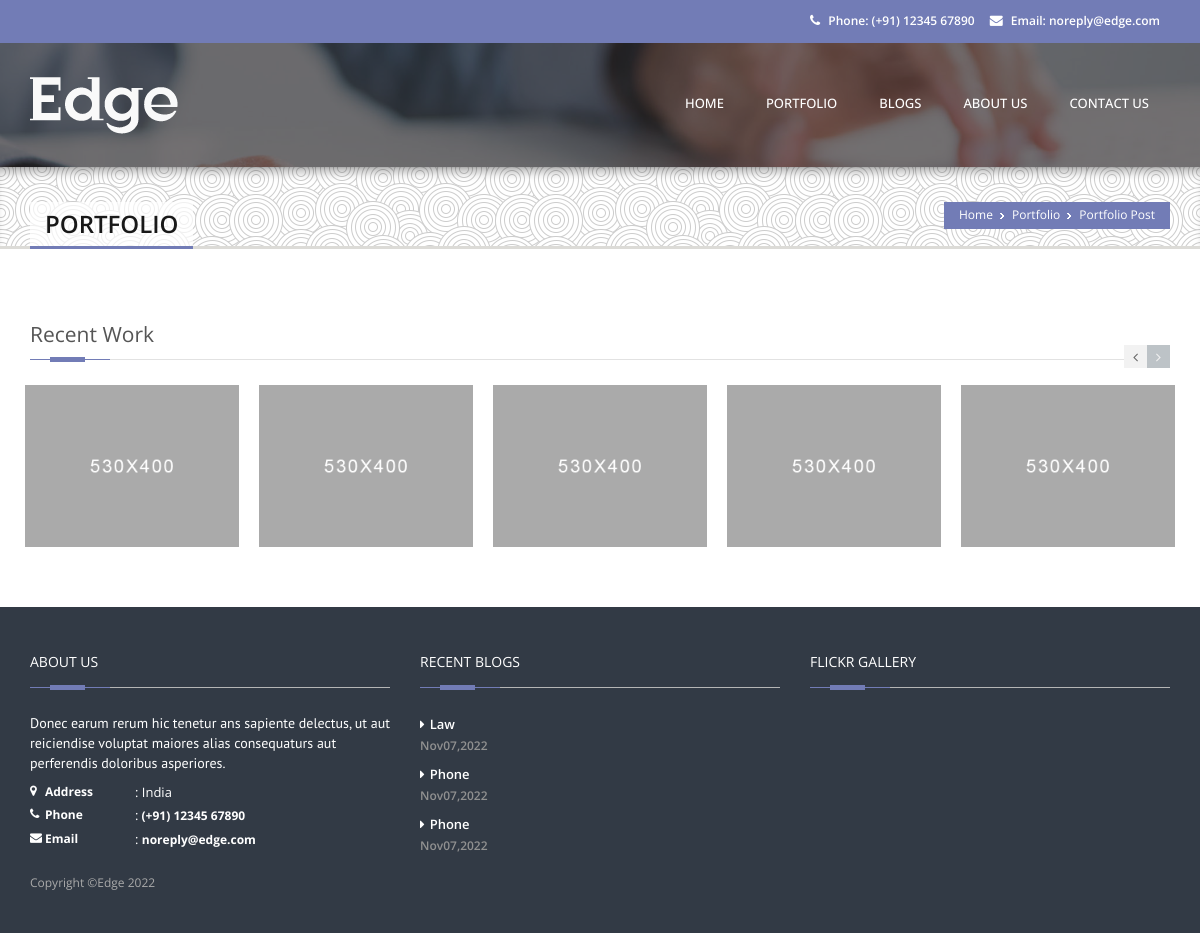
Page /portfolio_post.php on the committed database.
### tables this page shows
CREATE TABLE `portfolio` (
  `portfolio_id` int(11) NOT NULL,
  `portfolio_category` varchar(100) NOT NULL,
  `client` varchar(100) NOT NULL,
  `company` varchar(100) NOT NULL,
  `project_category` varchar(100) NOT NULL,
  `project_date` timestamp NOT NULL DEFAULT current_timestamp() ON UPDATE current_timestamp(),
  `project_url` varchar(100) NOT NULL,
  `project_description` text NOT NULL,
  `portfolio_img` varchar(200) NOT NULL,
  `portfolioCreated_By` varchar(255) NOT NULL,
  `portfolioCreated_Date` timestamp NOT NULL DEFAULT current_timestamp() ON UPDATE current_timestamp()
);

CREATE TABLE `blogs` (
  `blog_id` int(11) NOT NULL,
  `blog_img` varchar(100) NOT NULL,
  `blog_title` varchar(255) NOT NULL,
  `blog_posted_by` varchar(100) NOT NULL,
  `blog_category` varchar(255) NOT NULL,
  `blog_description` text NOT NULL,
  `blog_created_date` timestamp NOT NULL DEFAULT current_timestamp() ON UPDATE current_timestamp()
);

### portfolio_post.php (the view, shortened to what this page needs)
<!DOCTYPE html>
<html class="no-js" lang="en">
<head>
    <link rel="stylesheet" href="css/bootstrap.min.css"/>
    <link rel="stylesheet" href="css/style.css">
    <link rel="stylesheet" type="text/css" href="css/style.css" media="screen" data-name="skins">
    <link rel="stylesheet" href="css/layout/wide.css" data-name="layout">
    <link rel="stylesheet" type="text/css" href="css/switcher.css" media="screen" />
</head>
<body>
<?php
        include "header.php";
        include "connection.php";
        include "month.php";
?>
	<section class="wrapper">
    <section class="page_head">
        <div class="container">
            <div class="row">
                <div class="col-lg-12 col-md-12 col-sm-12">
                    <nav id="breadcrumbs">
                        <ul>
                            <li><a href="index.php">Home</a></li>
                            <li><a href="portfolio.php">Portfolio</a></li>
                            <li>Portfolio Post</li>
                        </ul>
                    </nav>
                    <div class="page_title">
                        <h2>Portfolio</h2>
                    </div>
                </div>
            </div>
        </div>
    </section>
    <section class="content portfolio_single">
			<div class="container">
				<div class="row sub_content">
					<div class="carousel-intro">
						<div class="col-md-12">
							<div class="dividerHeading">
								<h4><span>Recent Work</span></h4>
							</div>
							<div class="carousel-navi">
								<div id="work-prev" class="arrow-left jcarousel-prev"><i class="fa fa-angle-left"></i></div>
								<div id="work-next" class="arrow-right jcarousel-next"><i class="fa fa-angle-right"></i></div>
							</div>
						</div>
					</div>
                    <div class="jcarousel recent-work-jc">
                        <ul class="jcarousel-list">
<?php
try{
    $sqlquery = $connection->prepare("select * from `portfolio` order by portfolio_id desc limit 8");
    $sqlquery->execute();
    $results = $sqlquery;
    foreach($results as $result){
?>
                            <li class="col-sm-3 col-md-3 col-lg-3">
                                <figure class="touching effect-bubba">
                                    <img src="images/portfolio/portfolio_1.png" alt="" class="img-responsive">
                                    <div class="option">
                                    </div>
                                    <figcaption class="item-description">
                                    </figcaption>
                                </figure>
                            </li>
<?php
    }
}catch(PDOException $e){
    echo "No Data";
}
?>
                        </ul>
                    </div>
				</div>
			</div>
		</section>
	</section>
    <?php
        include "footer.php";
    ?>
</body>
</html>

### header.php (shortened to what this page needs)
<header id="header">
    <div class="header-top">
        <div class="container">
            <div class="row">
                <div class="hidden-xs col-lg-7 col-sm-5 top-info">
                </div>
                <div class="col-lg-5 col-sm-7 top-info clearfix">
                    <ul>
                        <li><span><a href="tel:1234567890"><i class="fa fa-phone"></i> Phone: (+91) 12345 67890 </a></span></li>
                        <li><span class="hidden-sm"><a href="mailto:noreply@edge.com" class="hidden-sm"><i class="fa fa-envelope"></i> Email: noreply@edge.com</a></span></li>
                    </ul>
                </div>
            </div>
        </div>
    </div>
    <div id="menu-bar">
        <div class="container">
            <div class="row">
                 <div  class="col-lg-3 col-sm-3 ">
                    <div id="logo">
                        <h1><a href="index.php"><img src="images/logo.png" alt=""/></a></h1>
                    </div>
                </div>
                <div class="col-lg-9 col-sm-9 navbar navbar-default navbar-static-top container" role="navigation">
                    <div class="navbar-collapse collapse">
                        <ul class="nav navbar-nav">
                            <li><a href="index.php"><span class="data-hover"data-hover="home">home</span></a>
                            </li>
                            <li><a href="portfolio.php"><span class="data-hover" data-hover="Portfolio">Portfolio</span></a></li>
                            <li><a href="blogs.php"><span class="data-hover" data-hover="blogs">Blogs</span></a></li>
                            <li><a href="about_us.php"><span class="data-hover" data-hover="About us">About Us</span></a></li>
                            <li><a href="contact_us.php"><span class="data-hover" data-hover="contact us">Contact Us</span></a></li>
                        </ul>
                    </div>
                </div>
            </div>
        </div>
    </div>
</header>

### footer.php (shortened to what this page needs)
<?php
include "connection.php";
?>
    <footer class="footer">
        <div class="container">
            <div class="row">
                <div class="col-sm-6 col-md-3 col-lg-4">
                    <div class="widget_title">
                        <h4><span>About Us</span></h4>
                    </div>
                    <div class="widget_content">
                        <p>Donec earum rerum hic tenetur ans sapiente delectus, ut aut reiciendise voluptat maiores alias consequaturs aut perferendis doloribus asperiores.</p>
                        <ul class="contact-details-alt">
                            <li><i class="fa fa-map-marker"></i> <p><strong>Address</strong>: India</p></li>
                            <li><i class="fa fa-phone"></i> <p><strong>Phone</strong>:<a href="tel:1234567890"> (+91) 12345 67890 </a></p></li>
                            <li><i class="fa fa-envelope"></i> <p><strong>Email</strong>: <a href="mailto:noreply@edge.com" class="hidden-sm">noreply@edge.com</a></p></li>
                        </ul>
                    </div>
                </div>
                <div class="col-sm-6 col-md-3 col-lg-4">
                    <div class="widget_title">
                        <h4><span>Recent Blogs</span></h4>
                    </div>
                    <div class="widget_content">
                        <ul class="links">
                          <?php
                        if(isset($connection)){
                            $sqlquery = $connection->prepare("select * from `blogs` order by `blog_id` desc limit 3 ");
                            $sqlquery->execute();
                            $results = $sqlquery;
                            foreach($results as $result){
                                $blog_date = $result['blog_created_date'];
                                $date = (explode(" ", $blog_date));
                                $date = (explode("-", $date[0]));
                                $day = $date[2];
                                $month = $date[1];
                                $year = $date[0];
                          ?>
                            <li><a href="blog-post.php?blog_id=<?php echo $result['blog_id']; ?>"><?php echo $result['blog_title']; ?><span> <?php echo monthName($month) . $day . "," . $year; ?> </span></a></li>
                          <?php
                            }
                        }
                          ?>
                        </ul>
                    </div>
                </div>
                <div class="col-sm-6 col-md-3 col-lg-4">
                    <div class="widget_title">
                        <h4><span>Flickr Gallery</span></h4>
                    </div>
                </div>
            <div class="col-sm-6">
                <p class="copyright">Copyright &copy;Edge <?php echo date('Y'); ?></p>
            </div>
            </div>
        </div>
    </footer>

### month.php (shortened to what this page needs)
<?php
function monthName($intMonth){
switch($intMonth){
    case 11:
        echo "Nov";
        break;
}
}
?>

### css/layout/wide.css (style rules this page uses)
.wrapper { background:#FFFFFF; width: 100%; }

### rows in the picture
blogs: blog_title "Law", shows "Nov", blog_created_date "07", blog_created_date "2022"
blogs: blog_title "Phone", shows "Nov", blog_created_date "07", blog_created_date "2022"
blogs: blog_title "Phone", shows "Nov", blog_created_date "07", blog_created_date "2022"
